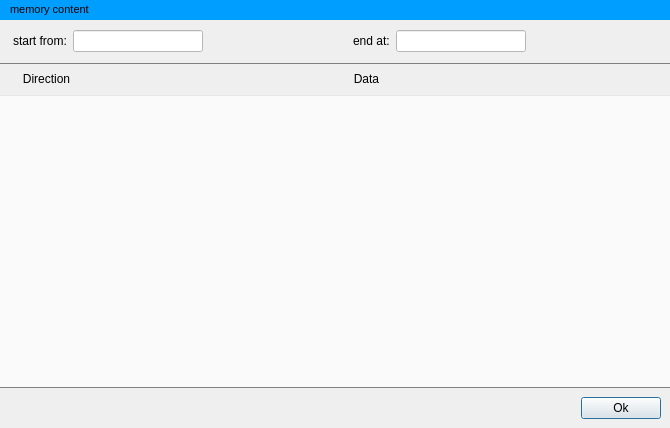
<?xml version="1.0" encoding="UTF-8"?>
<ui version="4.0">
 <class>Memory</class>
 <widget class="QDialog" name="Memory">
  <property name="geometry">
   <rect>
    <x>0</x>
    <y>0</y>
    <width>670</width>
    <height>428</height>
   </rect>
  </property>
  <property name="windowTitle">
   <string>Memory Content</string>
  </property>
  <property name="styleSheet">
   <string notr="true">#memContTitleWid, #memConfTitleWid {
background-color: rgb(0, 158, 255);
}

QLineEdit {
background-color: white;
}

#tableWid{
border: 1px solid gray;
border-left: 0;
border-right: 0;
}

#tableScrollArea {
background-color: rgb(250, 250, 250);
border-top: 1px solid rgb(230, 230, 230);
}</string>
  </property>
  <layout class="QVBoxLayout" name="verticalLayout_5">
   <property name="spacing">
    <number>0</number>
   </property>
   <property name="leftMargin">
    <number>0</number>
   </property>
   <property name="topMargin">
    <number>0</number>
   </property>
   <property name="rightMargin">
    <number>0</number>
   </property>
   <property name="bottomMargin">
    <number>0</number>
   </property>
   <item>
    <widget class="QWidget" name="memContWid" native="true">
     <layout class="QVBoxLayout" name="verticalLayout_7">
      <property name="spacing">
       <number>0</number>
      </property>
      <property name="leftMargin">
       <number>0</number>
      </property>
      <property name="topMargin">
       <number>0</number>
      </property>
      <property name="rightMargin">
       <number>0</number>
      </property>
      <property name="bottomMargin">
       <number>0</number>
      </property>
      <item>
       <widget class="QWidget" name="memContTitleWid" native="true">
        <layout class="QHBoxLayout" name="horizontalLayout_9">
         <property name="spacing">
          <number>0</number>
         </property>
         <property name="leftMargin">
          <number>0</number>
         </property>
         <property name="topMargin">
          <number>0</number>
         </property>
         <property name="rightMargin">
          <number>0</number>
         </property>
         <property name="bottomMargin">
          <number>0</number>
         </property>
         <item>
          <spacer name="horizontalSpacer_7">
           <property name="orientation">
            <enum>Qt::Horizontal</enum>
           </property>
           <property name="sizeType">
            <enum>QSizePolicy::Fixed</enum>
           </property>
           <property name="sizeHint" stdset="0">
            <size>
             <width>10</width>
             <height>20</height>
            </size>
           </property>
          </spacer>
         </item>
         <item>
          <widget class="QLabel" name="memContLabel">
           <property name="minimumSize">
            <size>
             <width>0</width>
             <height>20</height>
            </size>
           </property>
           <property name="maximumSize">
            <size>
             <width>16777215</width>
             <height>20</height>
            </size>
           </property>
           <property name="sizeIncrement">
            <size>
             <width>0</width>
             <height>0</height>
            </size>
           </property>
           <property name="font">
            <font>
             <pointsize>8</pointsize>
            </font>
           </property>
           <property name="text">
            <string>&lt;html&gt;&lt;head/&gt;&lt;body&gt;&lt;p&gt;memory content&lt;/p&gt;&lt;/body&gt;&lt;/html&gt;</string>
           </property>
          </widget>
         </item>
        </layout>
       </widget>
      </item>
      <item>
       <widget class="QWidget" name="memContInnerWid" native="true">
        <layout class="QVBoxLayout" name="verticalLayout_3">
         <property name="leftMargin">
          <number>0</number>
         </property>
         <property name="topMargin">
          <number>10</number>
         </property>
         <property name="rightMargin">
          <number>0</number>
         </property>
         <property name="bottomMargin">
          <number>0</number>
         </property>
         <item>
          <layout class="QHBoxLayout" name="horizontalLayout_5">
           <item>
            <spacer name="horizontalSpacer_2">
             <property name="orientation">
              <enum>Qt::Horizontal</enum>
             </property>
             <property name="sizeType">
              <enum>QSizePolicy::Fixed</enum>
             </property>
             <property name="sizeHint" stdset="0">
              <size>
               <width>13</width>
               <height>20</height>
              </size>
             </property>
            </spacer>
           </item>
           <item>
            <widget class="QLabel" name="label_11">
             <property name="text">
              <string>start from:</string>
             </property>
            </widget>
           </item>
           <item>
            <widget class="QLineEdit" name="lineEdit_17">
             <property name="sizePolicy">
              <sizepolicy hsizetype="Fixed" vsizetype="Fixed">
               <horstretch>0</horstretch>
               <verstretch>0</verstretch>
              </sizepolicy>
             </property>
             <property name="minimumSize">
              <size>
               <width>130</width>
               <height>0</height>
              </size>
             </property>
             <property name="maximumSize">
              <size>
               <width>130</width>
               <height>16777215</height>
              </size>
             </property>
             <property name="baseSize">
              <size>
               <width>0</width>
               <height>0</height>
              </size>
             </property>
             <property name="frame">
              <bool>true</bool>
             </property>
            </widget>
           </item>
           <item>
            <spacer name="horizontalSpacer">
             <property name="orientation">
              <enum>Qt::Horizontal</enum>
             </property>
             <property name="sizeHint" stdset="0">
              <size>
               <width>40</width>
               <height>20</height>
              </size>
             </property>
            </spacer>
           </item>
           <item>
            <widget class="QLabel" name="label_18">
             <property name="text">
              <string>end at:</string>
             </property>
            </widget>
           </item>
           <item>
            <widget class="QLineEdit" name="lineEdit_19">
             <property name="sizePolicy">
              <sizepolicy hsizetype="Fixed" vsizetype="Fixed">
               <horstretch>0</horstretch>
               <verstretch>0</verstretch>
              </sizepolicy>
             </property>
             <property name="minimumSize">
              <size>
               <width>130</width>
               <height>0</height>
              </size>
             </property>
             <property name="maximumSize">
              <size>
               <width>130</width>
               <height>16777215</height>
              </size>
             </property>
             <property name="baseSize">
              <size>
               <width>0</width>
               <height>0</height>
              </size>
             </property>
             <property name="frame">
              <bool>true</bool>
             </property>
            </widget>
           </item>
           <item>
            <spacer name="horizontalSpacer_3">
             <property name="orientation">
              <enum>Qt::Horizontal</enum>
             </property>
             <property name="sizeHint" stdset="0">
              <size>
               <width>40</width>
               <height>20</height>
              </size>
             </property>
            </spacer>
           </item>
          </layout>
         </item>
         <item>
          <spacer name="verticalSpacer">
           <property name="orientation">
            <enum>Qt::Vertical</enum>
           </property>
           <property name="sizeType">
            <enum>QSizePolicy::Fixed</enum>
           </property>
           <property name="sizeHint" stdset="0">
            <size>
             <width>20</width>
             <height>5</height>
            </size>
           </property>
          </spacer>
         </item>
         <item>
          <widget class="QWidget" name="tableWid" native="true">
           <layout class="QVBoxLayout" name="verticalLayout_2">
            <property name="leftMargin">
             <number>0</number>
            </property>
            <property name="topMargin">
             <number>6</number>
            </property>
            <property name="rightMargin">
             <number>0</number>
            </property>
            <property name="bottomMargin">
             <number>1</number>
            </property>
            <item>
             <widget class="QWidget" name="tableTilesWid" native="true">
              <layout class="QHBoxLayout" name="horizontalLayout_4">
               <property name="spacing">
                <number>0</number>
               </property>
               <property name="leftMargin">
                <number>0</number>
               </property>
               <property name="topMargin">
                <number>0</number>
               </property>
               <property name="rightMargin">
                <number>0</number>
               </property>
               <property name="bottomMargin">
                <number>0</number>
               </property>
               <item>
                <spacer name="horizontalSpacer_9">
                 <property name="orientation">
                  <enum>Qt::Horizontal</enum>
                 </property>
                 <property name="sizeType">
                  <enum>QSizePolicy::Fixed</enum>
                 </property>
                 <property name="sizeHint" stdset="0">
                  <size>
                   <width>9</width>
                   <height>20</height>
                  </size>
                 </property>
                </spacer>
               </item>
               <item>
                <widget class="QLabel" name="label_8">
                 <property name="minimumSize">
                  <size>
                   <width>75</width>
                   <height>0</height>
                  </size>
                 </property>
                 <property name="maximumSize">
                  <size>
                   <width>75</width>
                   <height>16777215</height>
                  </size>
                 </property>
                 <property name="text">
                  <string>Direction</string>
                 </property>
                 <property name="alignment">
                  <set>Qt::AlignCenter</set>
                 </property>
                </widget>
               </item>
               <item>
                <widget class="QLabel" name="label_3">
                 <property name="text">
                  <string>Data</string>
                 </property>
                 <property name="alignment">
                  <set>Qt::AlignCenter</set>
                 </property>
                </widget>
               </item>
               <item>
                <spacer name="horizontalSpacer_8">
                 <property name="orientation">
                  <enum>Qt::Horizontal</enum>
                 </property>
                 <property name="sizeType">
                  <enum>QSizePolicy::Fixed</enum>
                 </property>
                 <property name="sizeHint" stdset="0">
                  <size>
                   <width>21</width>
                   <height>20</height>
                  </size>
                 </property>
                </spacer>
               </item>
              </layout>
             </widget>
            </item>
            <item>
             <widget class="QScrollArea" name="scrollArea">
              <property name="frameShape">
               <enum>QFrame::NoFrame</enum>
              </property>
              <property name="widgetResizable">
               <bool>true</bool>
              </property>
              <widget class="QWidget" name="tableScrollArea">
               <property name="geometry">
                <rect>
                 <x>0</x>
                 <y>0</y>
                 <width>670</width>
                 <height>267</height>
                </rect>
               </property>
               <layout class="QVBoxLayout" name="verticalLayout">
                <property name="leftMargin">
                 <number>9</number>
                </property>
                <property name="rightMargin">
                 <number>9</number>
                </property>
               </layout>
              </widget>
             </widget>
            </item>
           </layout>
          </widget>
         </item>
        </layout>
       </widget>
      </item>
     </layout>
    </widget>
   </item>
   <item>
    <widget class="QWidget" name="widget_8" native="true">
     <layout class="QHBoxLayout" name="horizontalLayout_7">
      <item>
       <spacer name="horizontalSpacer_5">
        <property name="orientation">
         <enum>Qt::Horizontal</enum>
        </property>
        <property name="sizeHint" stdset="0">
         <size>
          <width>558</width>
          <height>20</height>
         </size>
        </property>
       </spacer>
      </item>
      <item>
       <widget class="QPushButton" name="pushButton">
        <property name="text">
         <string>Ok</string>
        </property>
       </widget>
      </item>
     </layout>
    </widget>
   </item>
  </layout>
  <zorder>lineEdit_9</zorder>
  <zorder>widget_7</zorder>
  <zorder>memContWid</zorder>
  <zorder>memConfLabel</zorder>
  <zorder>horizontalSpacer_3</zorder>
  <zorder>horizontalSpacer_4</zorder>
  <zorder>widget_8</zorder>
  <zorder>horizontalSpacer_6</zorder>
 </widget>
 <resources/>
 <connections/>
</ui>
